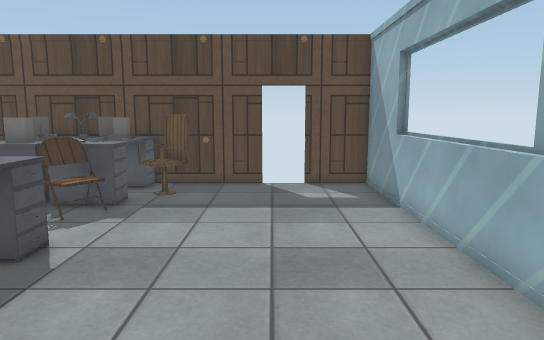
[1] (above)

16 first-person views from a walk through a scene from a Unity 3-D project. The camera is 1.4 m above the floor, tilts 8° down and sees 70° across. The floor is counted in squares, 0.5 m on a side. Each view is taken from the middle of a square. On the plan, view 1 faces up. The plan holds only what a view shows up to about 20 squares ahead; the rest is blank. The player is left out. Surface patterns are stand-ins for the level's own textures.

[2]
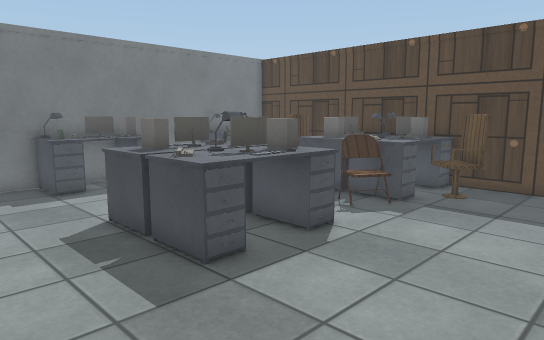

[3]
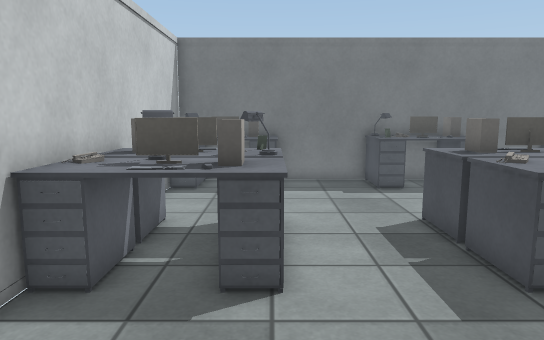

[4]
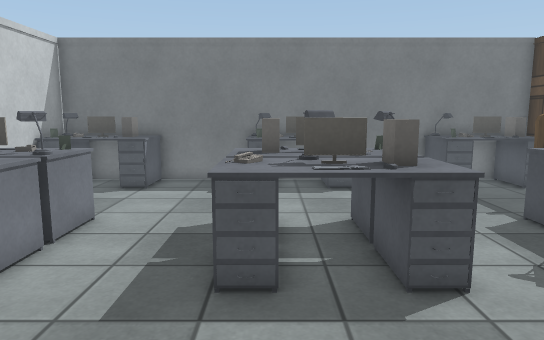

[5]
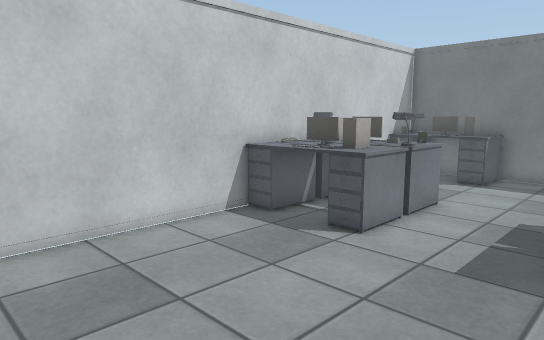

[6]
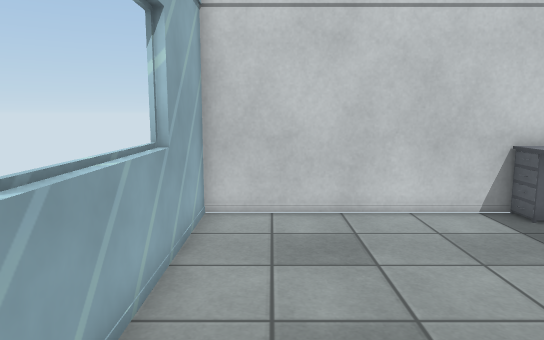

[7]
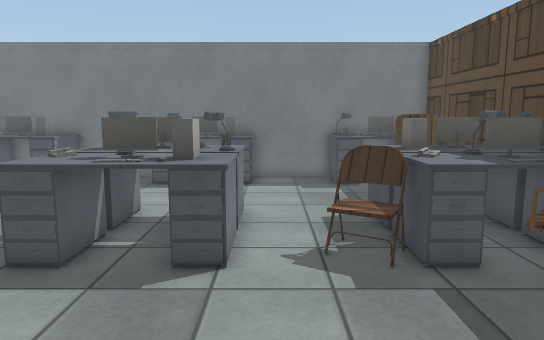

[8]
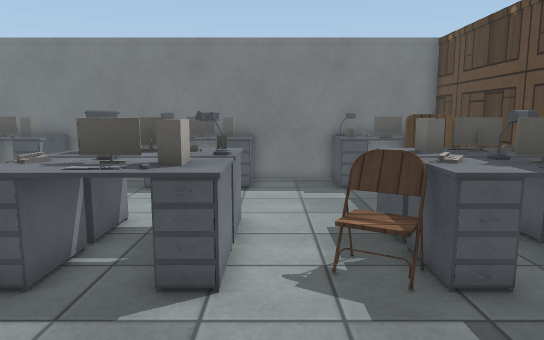

[9]
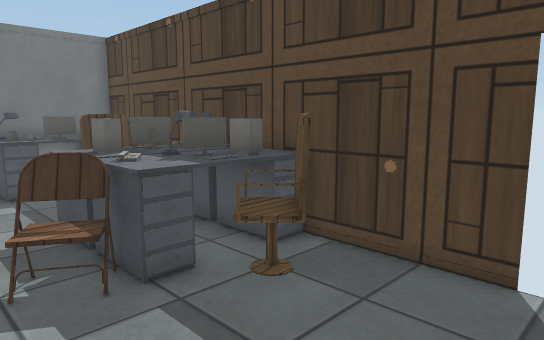

[10]
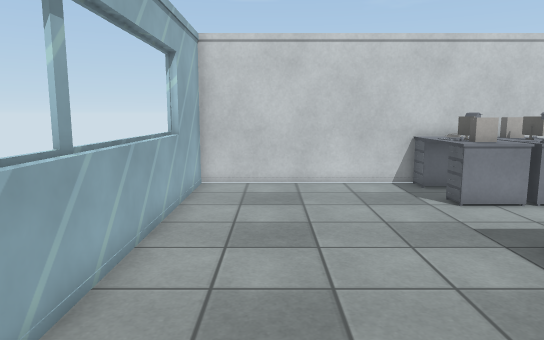

[11]
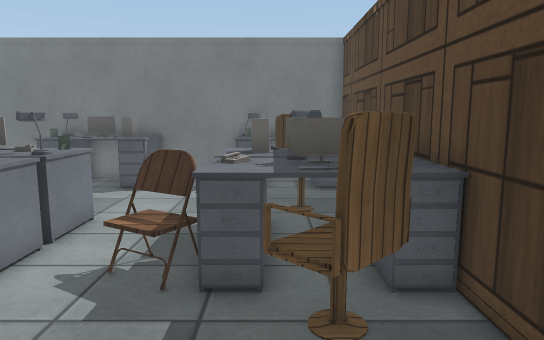

[12]
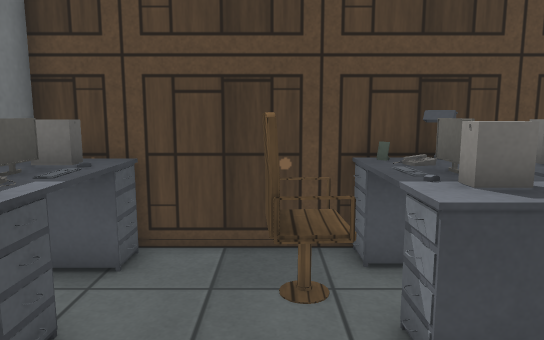

[13]
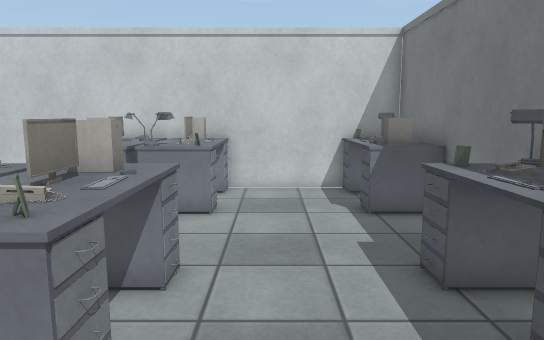

[14]
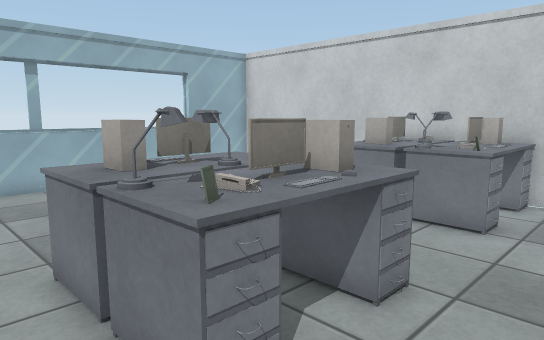

[15]
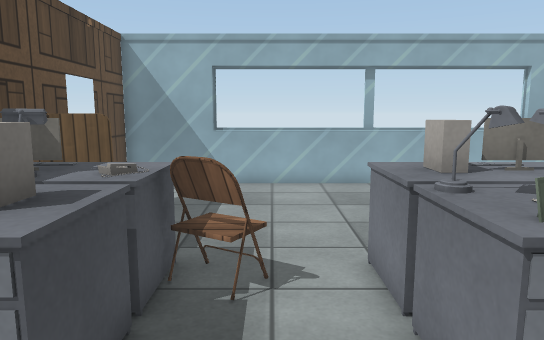

[16]
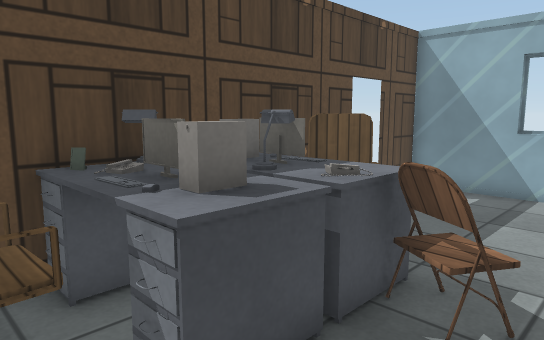

### Floor plan
Key: @ floor where view 1 was taken; # wall or solid block; x gap in a wall; . floor; = window, fence, low wall or low ledge; ^ raised ledge; O other object.
Columns run from 16 left of view 1 to 4 right of it. Each row starts with its distance up from view 1.
 16 #^^####^#^^^####  ###
 15 ^OO..OOOO^OOO.......#
 14 ^^O..OOOO^OOOO......#
 13 ^OO..OO^OOO^OO......#
 12 #OO....O^xOO........=
 11 # ........O=........=
 10 #...................=
  9 #...................=
  8 ^^O....OOx^O........=
  7 ^O^....^O^OO........=
  6 ^^O....OO^OO........#
  5 ^OO....OO^OO........=
  4 ###....^^x#^........=
  3 #...................=
  2 #...................=
  1 #...................=
  0 ^^O....OOx^O....@...=
 -1 ^O^....^O^OO........#
 -2 ^^O....OO^OO........#
 -3 ^OO....OO^OO........#
 -4 #######^^##^#########

Positions as (right, up) in squares from view 1, and headings:
1: (0, 0), facing up
2: (1, 0), facing up-left
3: (1, 0), facing left
4: (1, 5), facing left
5: (3, 5), facing down-left
6: (2, 7), facing down
7: (2, 9), facing left
8: (1, 9), facing left
9: (1, 9), facing up-left
10: (1, 12), facing down
11: (1, 13), facing left
12: (-11, 8), facing up
13: (-11, 11), facing down
14: (-12, 10), facing down-right
15: (-12, 10), facing right
16: (-11, 9), facing up-right
